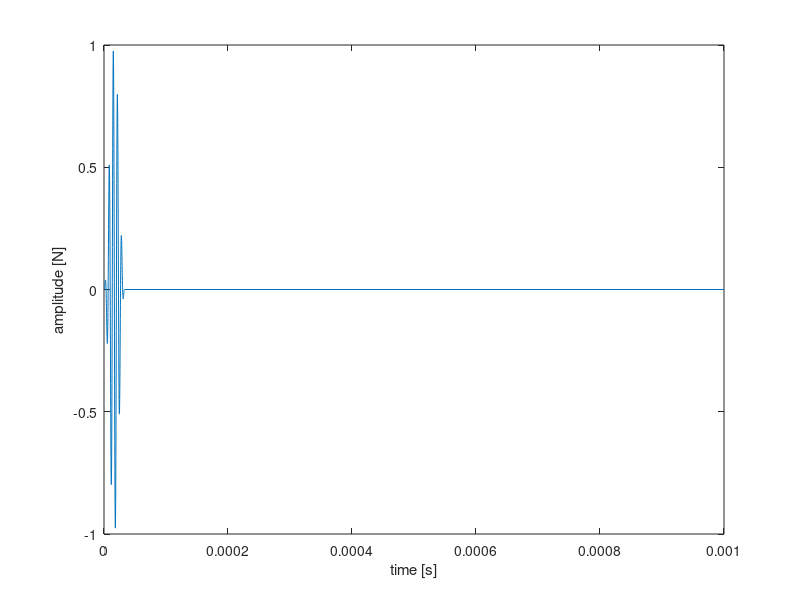

Write the MATLAB code that produced this figure.
%%% SINE WAVE GENERATION %%%
cycles = 5;
time = 1e-3;
sf = 150e3; % Sine frequency [Hz]
disc = 400;
 
t = linspace(0,cycles*1/sf,disc);
sinewave = sin(2*pi*sf*t); % Continuous sine wave generation
w = hanning(length(sinewave)); % Hanning windowing
sinewave = [sinewave 0 0];
t = [t time time];
w = [w' 0 0];
 
figure
plot(t, sinewave.*w)
xlabel('time [s]')
ylabel('amplitude [N]')
Abaqus_input_tuples = [t' (sinewave.*w)'];
disp(Abaqus_input_tuples);

% File Saving
fid = fopen('Abaqus_input.txt', 'w');
fprintf(fid, '%.8f, %.8f\n', Abaqus_input_tuples');
fclose(fid);

